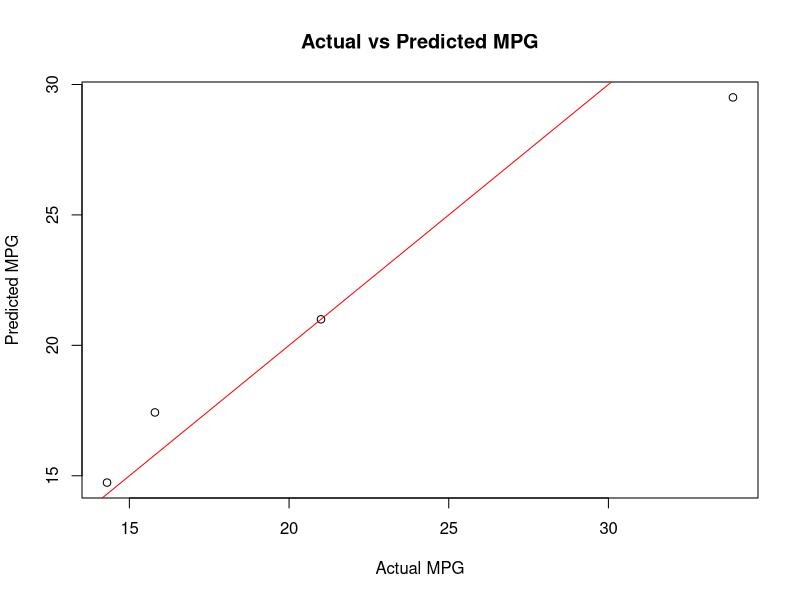

Source code (R):
# Load necessary libraries
library(caret)
library(randomForest)

# Load the dataset
data(mtcars)

# Data preparation and pre-process
# Convert cyl and vs to factors
mtcars$cyl <- as.factor(mtcars$cyl)
mtcars$vs <- as.factor(mtcars$vs)

# Feature selection and visualization
# Explore the dataset
summary(mtcars)

# Split the data into training and testing sets
set.seed(123)
trainIndex <- createDataPartition(mtcars$mpg, p = 0.8, 
                                  list = FALSE, 
                                  times = 1)
trainData <- mtcars[trainIndex, ]
testData <- mtcars[-trainIndex, ]

# Training and tuning the model using random forest algorithm
# Define the control using trainControl
ctrl <- trainControl(method = "repeatedcv",
                     repeats = 3,
                     number = 10,
                     verboseIter = TRUE)

# Train the model
set.seed(123)
rf_model <- train(mpg ~ ., data = trainData, 
                  method = "rf", 
                  trControl = ctrl)

# Evaluate the performance of the model
print(rf_model)

# Make predictions
predictions <- predict(rf_model, testData)

# Calculate RMSE
rmse <- sqrt(mean((predictions - testData$mpg)^2))
print(paste("RMSE:", rmse))

# Visualize actual vs predicted
plot(testData$mpg, predictions, 
     xlab = "Actual MPG", 
     ylab = "Predicted MPG", 
     main = "Actual vs Predicted MPG")
abline(0, 1, col = "red")